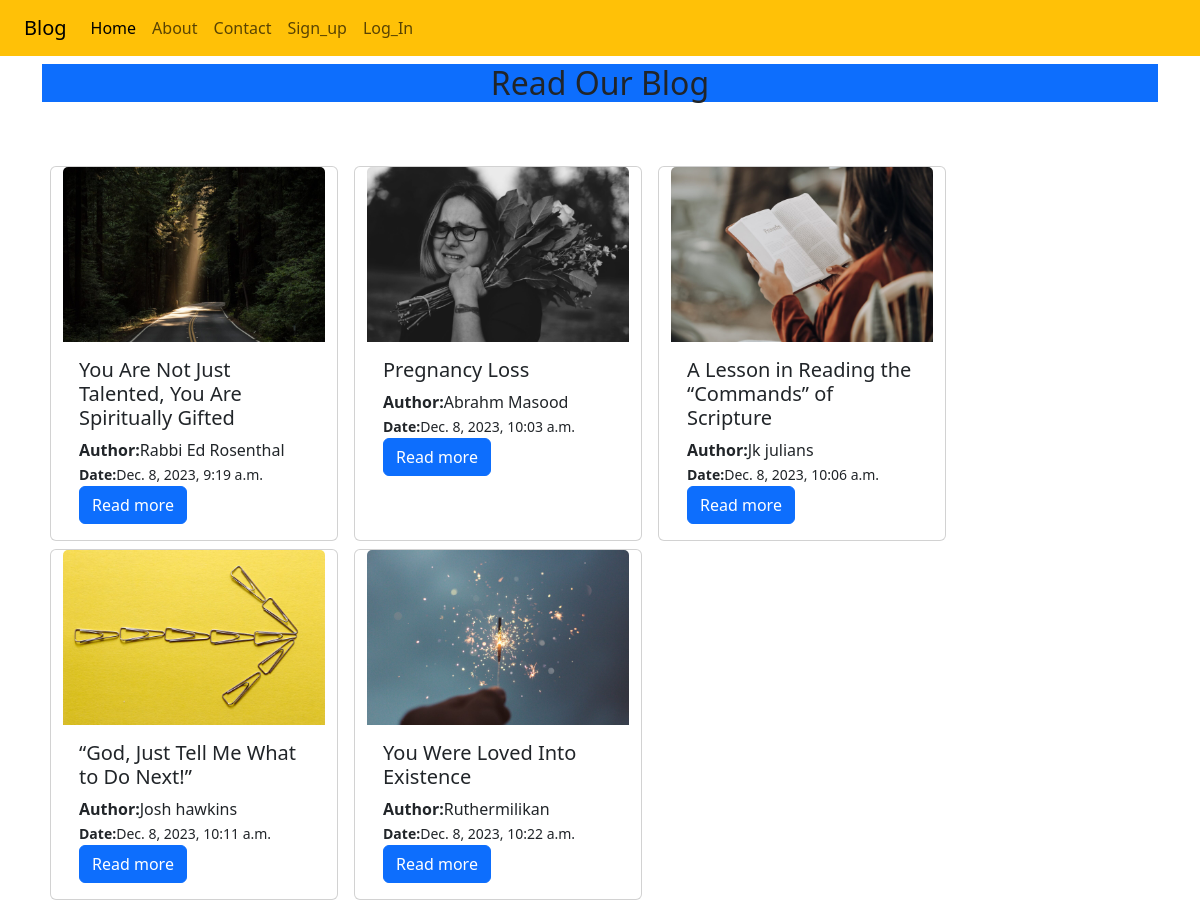
The page / on the database its author committed.
### blog/models.py (models this page shows)
class Post(models.Model):
    title=models.CharField(max_length=100)
    content=models.CharField( max_length=100000)
    author=models.CharField(max_length=100)
    photo=models.ImageField(upload_to='myimg')
    publication_date=models.DateTimeField(auto_now_add=True)

### blog/views.py (the view)
# urls.py: 2. Add a URL to urlpatterns:  path('', views.home, name='home')
def home(request):
    posts=Post.objects.all()
    return render(request,'blog/home.html',{'posts':posts})

### blog/templates/blog/home.html (shortened to what this page needs)
 {% extends "blog/base.html" %}
 {% load static %}
 {% block content %}
 <div class="col-fluid">
 <h2 class="my-2 bg-primary text-center">Read Our Blog</h2><br><br>
 <div class="container">
  <div class="row">
   {% for post in posts %}
   <div class="card mx-2 mt-2" style="width: 18rem;">
    <a href="{% url 'detail' post.id %}"><img class="card-img-top" src="{{post.photo.url}}" alt="Card image cap"></a>
    <div class="card-body">
      <h5 class="card-title">{{post.title}}</h5>
      <strong>Author:</strong>{{post.author}}<br>
      <small><strong>Date:</strong>{{post.publication_date}}</small><br>
      <a href="{% url 'detail' post.id %}" class="btn btn-primary">Read more</a>
    </div>
  </div>
    {% endfor %}
</div>
</div>
 </div>
 {% endblock content %}

### blog/templates/blog/base.html (shortened to what this page needs)
<!DOCTYPE html>
{% load static %}
<html lang="en">
<head>
    <link rel="stylesheet" href="{% static 'css/all.css' %}"></link>
    <link rel="stylesheet" href="{% static 'css/bootstrap.css' %}"></link>
    <link rel="stylesheet" href="{% static 'css/style.css' %}"></link>
</head>
<body>
        <div class="container-fluid bg-warning">
            {% include 'blog/navbar.html' %}
        </div>
    <div class="container">
        <div class='row'>
            {% block content %}
            {% endblock content %}
        </div>
    </div>
</body>
</html>

### blog/templates/blog/navbar.html (shortened to what this page needs)
<nav class="navbar navbar-expand-lg bg-warning">
    <div class="container-fluid">
      <a class="navbar-brand" href="#">Blog</a>
      <div class="collapse navbar-collapse" id="navbarNavAltMarkup">
        <div class="navbar-nav">
          <a class="nav-link active" aria-current="page" href="/">Home</a>
          <a class="nav-link" href="{% url 'about' %}">About</a>
          <a class="nav-link" href="{% url 'contact' %}">Contact</a>
          {% if request.user.is_authenticated %}
          <a class="nav-link" href="{% url 'dashboard' %}">Dashboard</a>
          <a class="nav-link" href="{% url 'logout' %}">Log_Out</a>
          {% else %}
          <a class="nav-link" href="{% url 'signup' %}">Sign_up</a>
          <a class="nav-link" href="{% url 'login' %}">Log_In</a>
          {% endif %}
        </div>
      </div>
    </div>
  </nav>

### rows shown on the page
Post: photo (picture), title "You Are Not Just Talented, You Are Spiritually Gifted", author "Rabbi Ed Rosenthal", publication_date "Dec. 8, 2023, 9:19 a.m."
Post: photo (picture), title "Pregnancy Loss", author "Abrahm Masood", publication_date "Dec. 8, 2023, 10:03 a.m."
Post: photo (picture), title "A Lesson in Reading the “Commands” of Scripture", author "Jk julians", publication_date "Dec. 8, 2023, 10:06 a.m."
Post: photo (picture), title "“God, Just Tell Me What to Do Next!”", author "Josh hawkins", publication_date "Dec. 8, 2023, 10:11 a.m."
Post: photo (picture), title "You Were Loved Into Existence", author "Ruthermilikan", publication_date "Dec. 8, 2023, 10:22 a.m."
